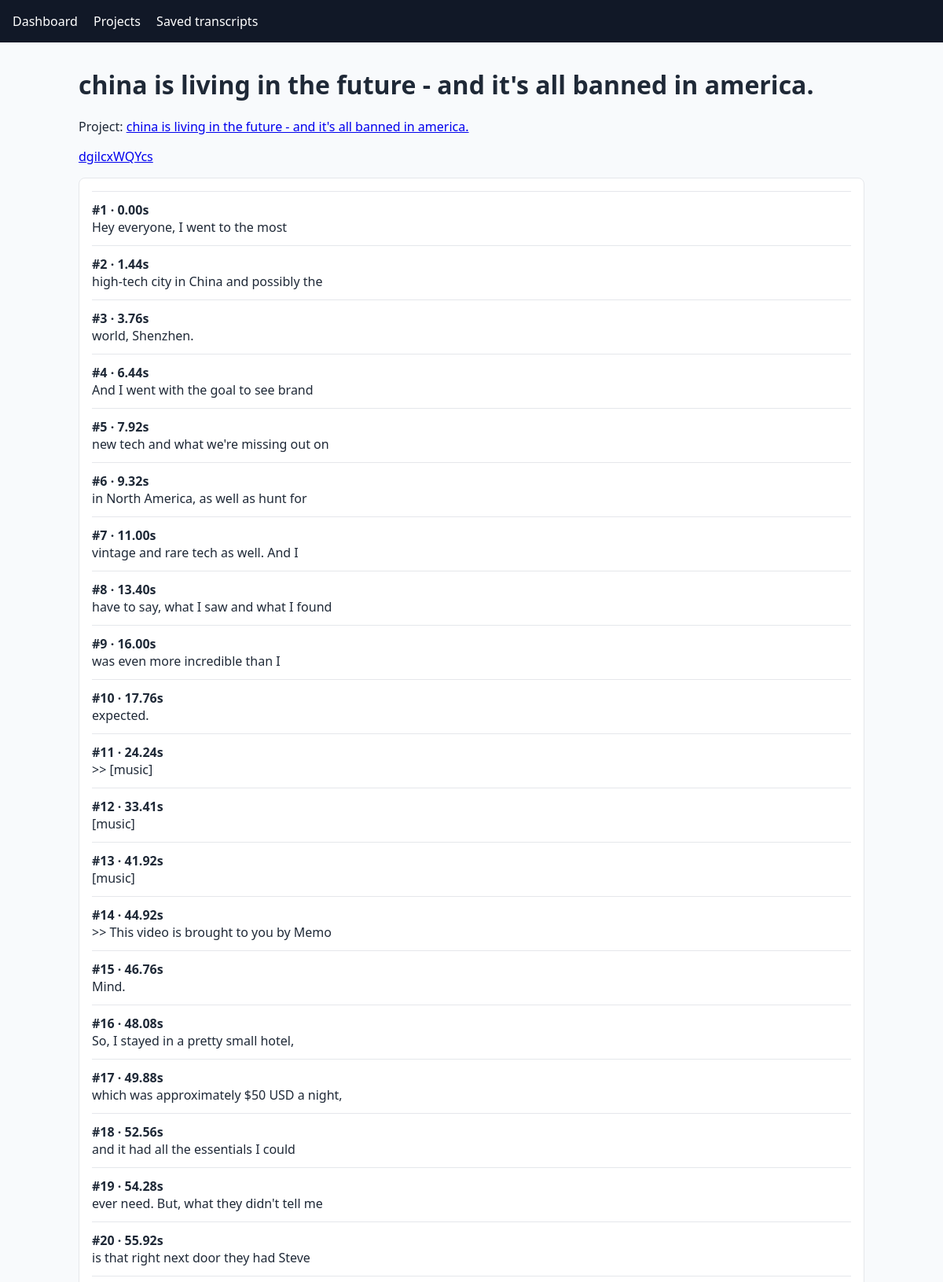
Page /transcripts/3/ (signed in, upper part) on the committed database.
### scraper/models.py (models this page shows, shortened)
class SourceVideo(models.Model):
    class TranscriptStatus(models.TextChoices):
        PENDING = "pending", "Pending"
        FETCHING = "fetching", "Fetching"
        COMPLETED = "completed", "Completed"
        FAILED = "failed", "Failed"
    project = models.ForeignKey(VideoProject, on_delete=models.CASCADE, related_name="source_videos")
    youtube_url = models.URLField()
    youtube_video_id = models.CharField(max_length=11, validators=[youtube_id_validator])
    title = models.CharField(max_length=255)
    channel = models.CharField(max_length=255, blank=True)
    duration = models.PositiveIntegerField(null=True, blank=True)
    thumbnail_url = models.URLField(blank=True)
    transcript_status = models.CharField(
        max_length=20,
        choices=TranscriptStatus.choices,
        default=TranscriptStatus.PENDING,
    )
    legacy_scraped_video_id = models.PositiveBigIntegerField(
        null=True,
        blank=True,
        unique=True,
        editable=False,
    )
    created_at = models.DateTimeField(auto_now_add=True)
    updated_at = models.DateTimeField(auto_now=True)
    class Meta:
        ordering = ["-created_at"]
        constraints = [
            models.UniqueConstraint(
                fields=["project", "youtube_video_id"],
                name="unique_project_youtube_video",
            ),
        ]
        indexes = [
            models.Index(fields=["project", "-created_at"], name="source_project_saved_idx"),
        ]

class VideoProject(models.Model):
    class Status(models.TextChoices):
        DRAFT = "draft", "Draft"
        TRANSCRIPT_READY = "transcript_ready", "Transcript ready"
        APPROVED = "approved", "Approved"
        ARCHIVED = "archived", "Archived"
        FAILED = "failed", "Failed"
    owner = models.ForeignKey(
        settings.AUTH_USER_MODEL,
        on_delete=models.PROTECT,
        related_name="video_projects",
    )
    title = models.CharField(max_length=255)
    description = models.TextField(blank=True)
    expected_duration = models.PositiveIntegerField(null=True, blank=True)
    status = models.CharField(max_length=20, choices=Status.choices, default=Status.DRAFT)
    is_locked = models.BooleanField(default=False)
    created_at = models.DateTimeField(auto_now_add=True)
    updated_at = models.DateTimeField(auto_now=True)
    approved_at = models.DateTimeField(null=True, blank=True)
    archived_at = models.DateTimeField(null=True, blank=True)
    locked_at = models.DateTimeField(null=True, blank=True)
    class Meta:
        ordering = ["-updated_at"]
        indexes = [models.Index(fields=["owner", "status"], name="project_owner_status_idx")]
    @property
    def content_is_mutable(self):
        return self.status not in {self.Status.APPROVED, self.Status.ARCHIVED} and not self.is_locked

class TranscriptChunk(models.Model):
    source_video = models.ForeignKey(
        SourceVideo,
        on_delete=models.CASCADE,
        related_name="transcript_chunks",
    )
    sequence = models.PositiveIntegerField()
    start_seconds = models.FloatField()
    duration_seconds = models.FloatField()
    text = models.TextField()
    created_at = models.DateTimeField(auto_now_add=True)
    class Meta:
        ordering = ["source_video", "sequence"]
        constraints = [
            models.UniqueConstraint(
                fields=["source_video", "sequence"],
                name="unique_transcript_chunk_sequence",
            ),
            models.CheckConstraint(condition=models.Q(sequence__gte=1), name="chunk_sequence_gte_1"),
            models.CheckConstraint(condition=models.Q(start_seconds__gte=0), name="chunk_start_gte_0"),
            models.CheckConstraint(
                condition=models.Q(duration_seconds__gte=0),
                name="chunk_duration_gte_0",
            ),
        ]

### scraper/views.py (the view)
# urls.py: path("transcripts/<int:pk>/", scraper_views.transcript_detail, name="transcript_detail"),
@login_required
def transcript_detail(request, pk):
    source_video = get_object_or_404(source_queryset_for(request.user), pk=pk)
    return render(
        request,
        "scraper/transcript_detail.html",
        {
            "source_video": source_video,
            "chunks": source_video.transcript_chunks.order_by("sequence"),
        },
    )

### scraper/views.py (called while the page is built)
def source_queryset_for(user):
    queryset = SourceVideo.objects.select_related("project", "project__owner")
    return queryset if user.is_staff or user.is_superuser else queryset.filter(project__owner=user)

### scraper/templates/scraper/transcript_detail.html (shortened to what this page needs)
{% extends "scraper/base.html" %}
{% block content %}
<h1>{{ source_video.title }}</h1>
<p>Project: <a href="{% url 'project_detail' source_video.project.pk %}">{{ source_video.project.title }}</a></p>
<p><a href="{{ source_video.youtube_url }}">{{ source_video.youtube_video_id }}</a></p>
<section class="card">
{% for chunk in chunks %}
    <div class="chunk"><strong>#{{ chunk.sequence }} · {{ chunk.start_seconds|floatformat:2 }}s</strong><br>{{ chunk.text }}</div>
{% empty %}<p>No transcript chunks.</p>{% endfor %}
</section>
{% endblock %}

### scraper/templates/scraper/base.html (style rules this page uses)
body { font-family: system-ui, sans-serif; margin: 0; color: #1f2937; background: #f8fafc; }
.card { background: white; border: 1px solid #e5e7eb; border-radius: .5rem; padding: 1rem; margin: 1rem 0; }
.chunk { border-top: 1px solid #e5e7eb; padding: .75rem 0; }

### rows in the picture
SourceVideo: title "china is living in the future - and it's all banned in america.", project "china is living in the future - and it's all banned in america.", youtube_video_id "dgilcxWQYcs"
TranscriptChunk: sequence "1", start_seconds "0.00", text "Hey everyone, I went to the most"
TranscriptChunk: sequence "2", start_seconds "1.44", text "high-tech city in China and possibly the"
TranscriptChunk: sequence "3", start_seconds "3.76", text "world, Shenzhen."
TranscriptChunk: sequence "4", start_seconds "6.44", text "And I went with the goal to see brand"
TranscriptChunk: sequence "5", start_seconds "7.92", text "new tech and what we're missing out on"
TranscriptChunk: sequence "6", start_seconds "9.32", text "in North America, as well as hunt for"
TranscriptChunk: sequence "7", start_seconds "11.00", text "vintage and rare tech as well. And I"
TranscriptChunk: sequence "8", start_seconds "13.40", text "have to say, what I saw and what I found"
TranscriptChunk: sequence "9", start_seconds "16.00", text "was even more incredible than I"
TranscriptChunk: sequence "10", start_seconds "17.76", text "expected."
TranscriptChunk: sequence "11", start_seconds "24.24", text ">> [music]"
TranscriptChunk: sequence "12", start_seconds "33.41", text "[music]"
TranscriptChunk: sequence "13", start_seconds "41.92", text "[music]"
TranscriptChunk: sequence "14", start_seconds "44.92", text ">> This video is brought to you by Memo"
TranscriptChunk: sequence "15", start_seconds "46.76", text "Mind."
TranscriptChunk: sequence "16", start_seconds "48.08", text "So, I stayed in a pretty small hotel,"
TranscriptChunk: sequence "17", start_seconds "49.88", text "which was approximately $50 USD a night,"
TranscriptChunk: sequence "18", start_seconds "52.56", text "and it had all the essentials I could"
TranscriptChunk: sequence "19", start_seconds "54.28", text "ever need. But, what they didn't tell me"
TranscriptChunk: sequence "20", start_seconds "55.92", text "is that right next door they had Steve"
